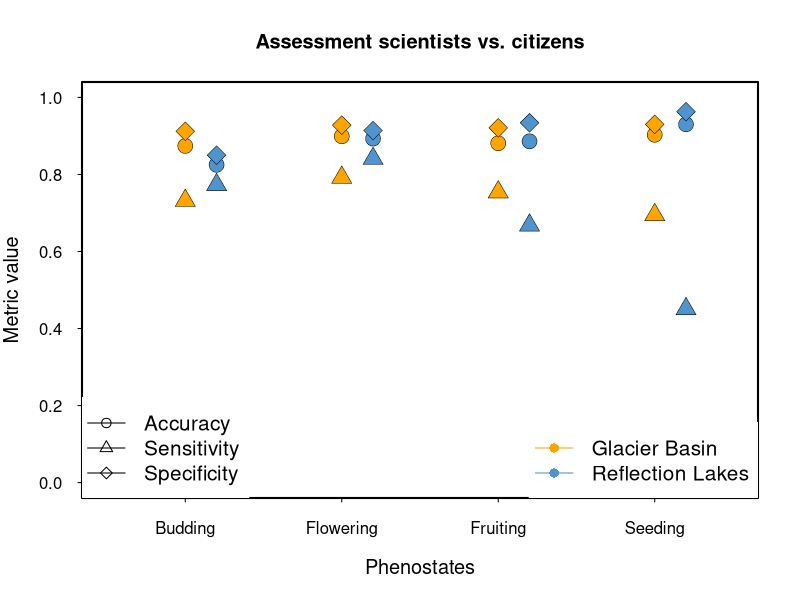
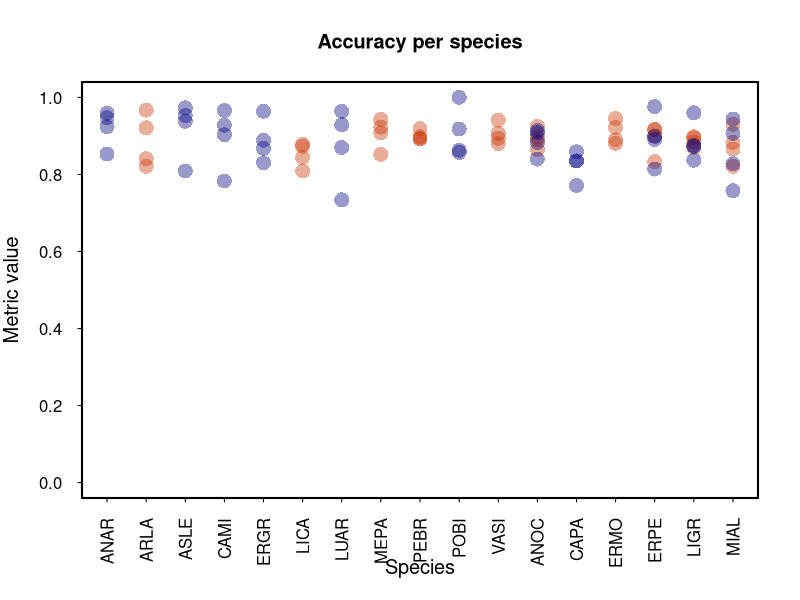
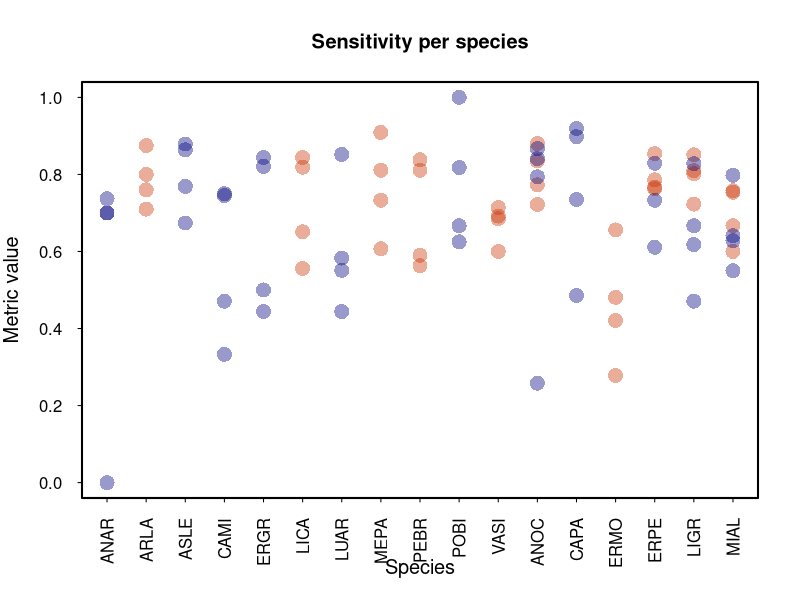
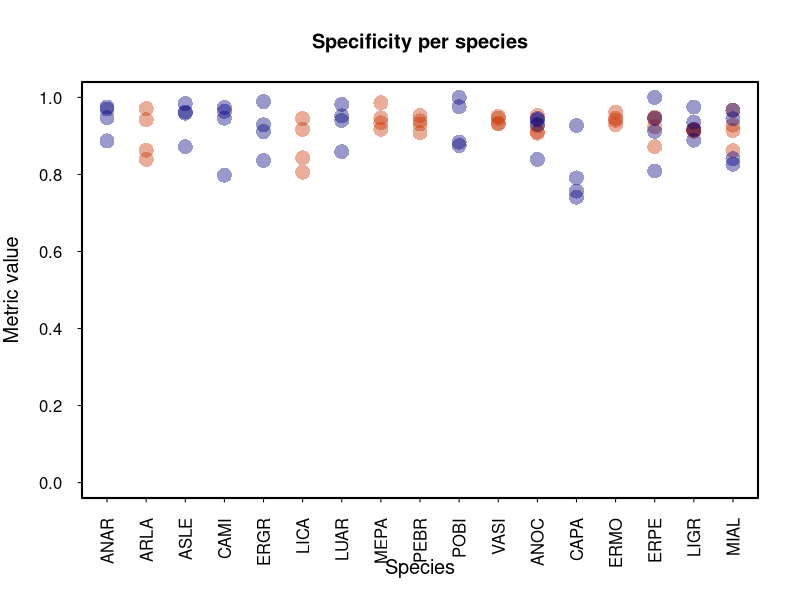

These figures' R source, in order:
############################DATA PAPER MEADOWATCH###################
###DATA COMPILED BY AJI JOHN
###FIGURES AND THIS ANALYSIS: RUBÉN D. MANZANEDO. APRIL 2021#########

###################PART 5######################

##Continuation of Figure 4: Data validation comparison of scientist vs. citizen scientists

#load accuracies data per phenostate and species
phenostates = read.csv('Accuracy per phenostate-trail.csv')
head(phenostates)

#graphical parameters
par(bty="o")
par(lwd=2)
par(tcl=-0.2)
par(las=1)
par(cex.lab=1.2)

#Figure 4a: metrics per phenostate
#set the x-axes values for plotting and a small offset for the different hikes
phenostates$Y = 1:4
phenostates$Y2 = phenostates$Y+0.2
#plot each phenostate
plot(accuracy.rl~Y, phenostates,
     pch=21,
     bg='orange',
     lwd=0.5,
     cex=2,
     ylim=c(0,1),
     xlim=c(0.5,4.5),
     main='Assessment scientists vs. citizens',
     axes=F,
     xlab='Phenostates',
     ylab='Metric value')
axis(1, labels=c('Budding','Flowering','Fruiting','Seeding'),
     at=c(1:4))
axis(2)
box()
points(accuracy.gb~Y2, phenostates,
       pch=21,
       bg='steelblue3',
       cex=2,
       lwd=0.5)

points(sensitivity.rl~Y, phenostates,
     pch=24,
     bg='orange',
     lwd=0.5,
     cex=2,
     ylim=c(0,1))
points(sensitivity.gb~Y2, phenostates,
       pch=24,
       bg='steelblue3',
       cex=2,
       lwd=0.5)

points(specificity.rl~Y, phenostates,
       pch=23,
       bg='orange',
       lwd=0.5,
       cex=2,
       ylim=c(0,1))
points(specificity.gb~Y2, phenostates,
       pch=23,
       bg='steelblue3',
       cex=2,
       lwd=0.5)
##add the legends
legend('bottomleft',
       legend=c('Accuracy', 'Sensitivity', 'Specificity'),
       pch=c(21,24,23),
       lwd=1,
       box.col='white',
       cex=1.25)
legend('bottomright',
       legend=c('Glacier Basin', 'Reflection Lakes'),
       col=c('orange','steelblue3'),
       pch=16,
       lwd=1,
       box.col='white',
       cex=1.25)

###Figure 4b: metrics per species
#load species data
species = read.csv('Accuracy per species.csv')
head(species)
position.sp = as.numeric(as.factor(species$species))

#ACCURACIES
plot(accuracy.rl~position.sp, species,
     pch=16,
     col=rgb(0.8,0.2,0.0,0.4),
     lwd=0.5,
     cex=2,
     ylim=c(0,1),
     main='Accuracy per species',
     axes=F,
     xlab='Species',
     ylab='Metric value')
axis(1, labels=unique(species$species),
     at=c(1:length(unique(species$species))),
     las=2)
axis(2)
box()
points(accuracy.gb~position.sp, species,
       pch=16,
       col=rgb(0.0,0.0,0.5,0.4),
       cex=2,
       lwd=0.5)

#SENSITIVITIES
plot(sensitivity.rl~position.sp, species,
     pch=16,
     col=rgb(0.8,0.2,0.0,0.4),
     lwd=0.5,
     cex=2,
     ylim=c(0,1),
     main='Sensitivity per species',
     axes=F,
     xlab='Species',
     ylab='Metric value')
axis(1, labels=unique(species$species),
     at=c(1:length(unique(species$species))),
     las=2)
axis(2)
box()
points(sensitivity.gb~position.sp, species,
       pch=16,
       col=rgb(0.0,0.0,0.5,0.4),
       cex=2,
       lwd=0.5)

#SPECIFICITIES
plot(specificity.rl~position.sp, species,
     pch=16,
     col=rgb(0.8,0.2,0.0,0.4),
     lwd=0.5,
     cex=2,
     ylim=c(0,1),
     main='Specificity per species',
     axes=F,
     xlab='Species',
     ylab='Metric value')
axis(1, labels=unique(species$species),
     at=c(1:length(unique(species$species))),
     las=2)
axis(2)
box()
points(specificity.gb~position.sp, species,
       pch=16,
       col=rgb(0.0,0.0,0.5,0.4),
       cex=2,
       lwd=0.5)


####CONFLICT ON THE SPECIES!!! CORRECT
##END OF CODE
